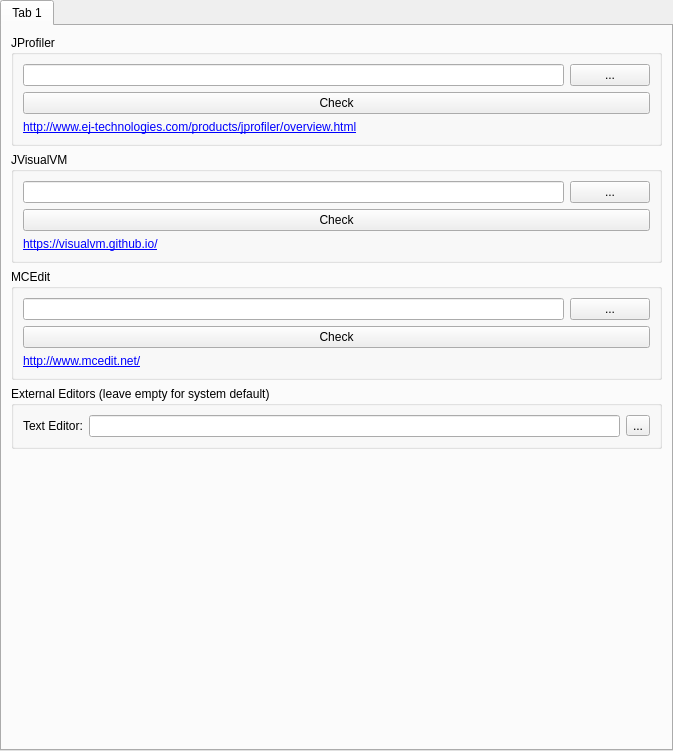
<?xml version="1.0" encoding="UTF-8"?>
<ui version="4.0">
 <class>ExternalToolsPage</class>
 <widget class="QWidget" name="ExternalToolsPage">
  <property name="geometry">
   <rect>
    <x>0</x>
    <y>0</y>
    <width>673</width>
    <height>751</height>
   </rect>
  </property>
  <layout class="QVBoxLayout" name="verticalLayout">
   <property name="leftMargin">
    <number>0</number>
   </property>
   <property name="topMargin">
    <number>0</number>
   </property>
   <property name="rightMargin">
    <number>0</number>
   </property>
   <property name="bottomMargin">
    <number>0</number>
   </property>
   <item>
    <widget class="QTabWidget" name="tabWidget">
     <property name="currentIndex">
      <number>0</number>
     </property>
     <widget class="QWidget" name="tab">
      <attribute name="title">
       <string notr="true">Tab 1</string>
      </attribute>
      <layout class="QVBoxLayout" name="verticalLayout_2">
       <item>
        <widget class="QGroupBox" name="groupBox_2">
         <property name="title">
          <string notr="true">JProfiler</string>
         </property>
         <layout class="QVBoxLayout" name="verticalLayout_10">
          <item>
           <layout class="QHBoxLayout" name="horizontalLayout_4">
            <item>
             <widget class="QLineEdit" name="jprofilerPathEdit"/>
            </item>
            <item>
             <widget class="QPushButton" name="jprofilerPathBtn">
              <property name="text">
               <string notr="true">...</string>
              </property>
             </widget>
            </item>
           </layout>
          </item>
          <item>
           <widget class="QPushButton" name="jprofilerCheckBtn">
            <property name="text">
             <string>Check</string>
            </property>
           </widget>
          </item>
          <item>
           <widget class="QLabel" name="jprofilerLink">
            <property name="text">
             <string notr="true">&lt;html&gt;&lt;head/&gt;&lt;body&gt;&lt;p&gt;&lt;a href=&quot;http://www.ej-technologies.com/products/jprofiler/overview.html&quot;&gt;&lt;span style=&quot; text-decoration: underline; color:#0000ff;&quot;&gt;http://www.ej-technologies.com/products/jprofiler/overview.html&lt;/span&gt;&lt;/a&gt;&lt;/p&gt;&lt;/body&gt;&lt;/html&gt;</string>
            </property>
           </widget>
          </item>
         </layout>
        </widget>
       </item>
       <item>
        <widget class="QGroupBox" name="groupBox_3">
         <property name="title">
          <string notr="true">JVisualVM</string>
         </property>
         <layout class="QVBoxLayout" name="verticalLayout_11">
          <item>
           <layout class="QHBoxLayout" name="horizontalLayout_5">
            <item>
             <widget class="QLineEdit" name="jvisualvmPathEdit"/>
            </item>
            <item>
             <widget class="QPushButton" name="jvisualvmPathBtn">
              <property name="text">
               <string notr="true">...</string>
              </property>
             </widget>
            </item>
           </layout>
          </item>
          <item>
           <widget class="QPushButton" name="jvisualvmCheckBtn">
            <property name="text">
             <string>Check</string>
            </property>
           </widget>
          </item>
          <item>
           <widget class="QLabel" name="jvisualvmLink">
            <property name="text">
             <string notr="true">&lt;html&gt;&lt;head/&gt;&lt;body&gt;&lt;p&gt;&lt;a href=&quot;https://visualvm.github.io/&quot;&gt;&lt;span style=&quot; text-decoration: underline; color:#0000ff;&quot;&gt;https://visualvm.github.io/&lt;/span&gt;&lt;/a&gt;&lt;/p&gt;&lt;/body&gt;&lt;/html&gt;</string>
            </property>
           </widget>
          </item>
         </layout>
        </widget>
       </item>
       <item>
        <widget class="QGroupBox" name="groupBox_4">
         <property name="title">
          <string notr="true">MCEdit</string>
         </property>
         <layout class="QVBoxLayout" name="verticalLayout_12">
          <item>
           <layout class="QHBoxLayout" name="horizontalLayout_6">
            <item>
             <widget class="QLineEdit" name="mceditPathEdit"/>
            </item>
            <item>
             <widget class="QPushButton" name="mceditPathBtn">
              <property name="text">
               <string notr="true">...</string>
              </property>
             </widget>
            </item>
           </layout>
          </item>
          <item>
           <widget class="QPushButton" name="mceditCheckBtn">
            <property name="text">
             <string>Check</string>
            </property>
           </widget>
          </item>
          <item>
           <widget class="QLabel" name="mceditLink">
            <property name="text">
             <string notr="true">&lt;html&gt;&lt;head/&gt;&lt;body&gt;&lt;p&gt;&lt;a href=&quot;http://www.mcedit.net/&quot;&gt;&lt;span style=&quot; text-decoration: underline; color:#0000ff;&quot;&gt;http://www.mcedit.net/&lt;/span&gt;&lt;/a&gt;&lt;/p&gt;&lt;/body&gt;&lt;/html&gt;</string>
            </property>
           </widget>
          </item>
         </layout>
        </widget>
       </item>
       <item>
        <widget class="QGroupBox" name="editorsBox">
         <property name="title">
          <string>External Editors (leave empty for system default)</string>
         </property>
         <layout class="QGridLayout" name="foldersBoxLayout_2">
          <item row="0" column="1">
           <widget class="QLineEdit" name="jsonEditorTextBox"/>
          </item>
          <item row="0" column="0">
           <widget class="QLabel" name="labelJsonEditor">
            <property name="text">
             <string>Text Editor:</string>
            </property>
           </widget>
          </item>
          <item row="0" column="2">
           <widget class="QToolButton" name="jsonEditorBrowseBtn">
            <property name="text">
             <string notr="true">...</string>
            </property>
           </widget>
          </item>
         </layout>
        </widget>
       </item>
       <item>
        <spacer name="verticalSpacer">
         <property name="orientation">
          <enum>Qt::Vertical</enum>
         </property>
         <property name="sizeHint" stdset="0">
          <size>
           <width>20</width>
           <height>216</height>
          </size>
         </property>
        </spacer>
       </item>
      </layout>
     </widget>
    </widget>
   </item>
  </layout>
 </widget>
 <resources/>
 <connections/>
</ui>
